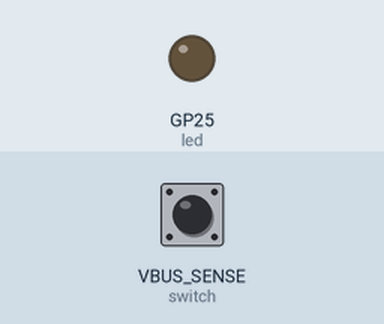
Simulated run of this program. Board: Raspberry Pi Pico running CircuitPython. Shown: output pins drawn as LEDs (lit = HIGH). The inputs (shaded band) are chosen by the test bench; at power-on: VBUS_SENSE (switch) LOW. A reset restarts the program; files the program writes start out absent.

Above: at 7.2 s.
7.3 s: VBUS_SENSE (switch) pulled HIGH for 1 s
At 9.5 s:
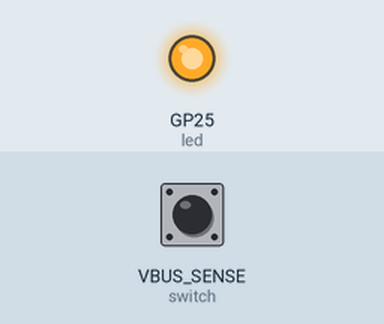
Timing chart, 0 to 16.4 s (numbered marks = the images above; inputs shaded):
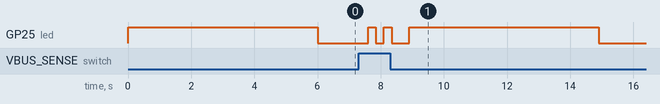

The program:

code.py
```python
import time
import board
import digitalio
import microcontroller
import storage

switch = digitalio.DigitalInOut(board.VBUS_SENSE)

switch.direction = digitalio.Direction.INPUT
switch.pull = digitalio.Pull.DOWN

led = digitalio.DigitalInOut(board.GP25)
led.direction = digitalio.Direction.OUTPUT

prevSwitchValue = switch.value

if switch.value:
  while True:
    led.value = True
    time.sleep(0.25)
    led.value = False
    time.sleep(0.25)
    if(switch.value != prevSwitchValue):
      microcontroller.reset()

led.value = True
time.sleep(5)
with open("test.txt", "a") as f:
  f.write("Hello World!")
  f.flush()
time.sleep(1)
led.value = False
while(True):
  if(switch.value != prevSwitchValue):
    microcontroller.reset()
```

Measured:
- after the input at 7.3 s, GP25 (led): goes HIGH 0.25 s, LOW 0.25 s, HIGH 0.25 s, LOW 0.55 s, HIGH 6.0 s, then LOW, starting after 0.30 s
